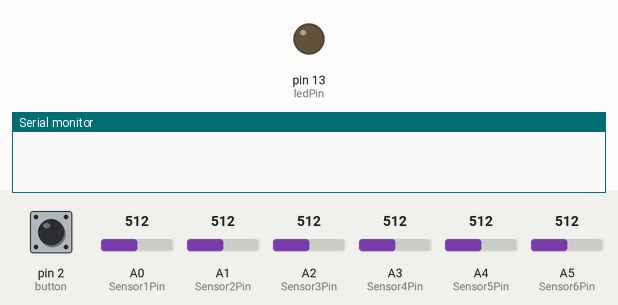
Recording of a sketch running on a simulated Arduino Uno, built with avr-gcc and run on an emulated ATmega328P. Parts: output pins drawn as LEDs (lit = HIGH), the last lines printed to the serial monitor. The test bench sets the inputs (shaded band); at power-on: pin 2 (button) HIGH, A0 (Sensor1Pin) = 512, A1 (Sensor2Pin) = 512, A2 (Sensor3Pin) = 512, A3 (Sensor4Pin) = 512, A4 (Sensor5Pin) = 512, A5 (Sensor6Pin) = 512. No radio packets arrive unless stated.

Above: at 1.2 s.
1.3 s: pin 2 (button) pulled LOW for 1 s
At 1.7 s:
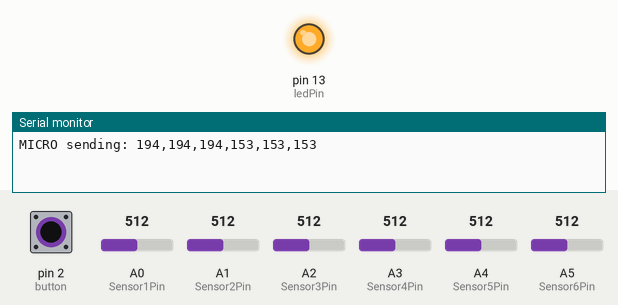
3.9 s: pin 2 (button) pulled LOW for 3.2 s
At 7.9 s:
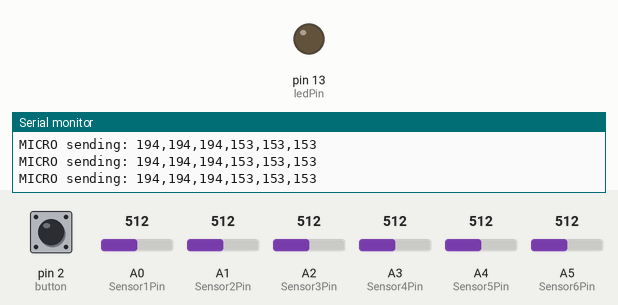
8.6 s: pin 2 (button) driven LOW
At 8.9 s:
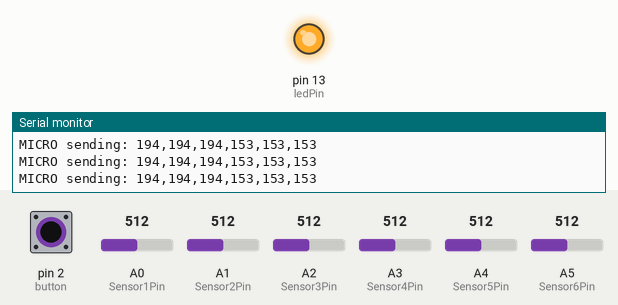
11.6 s: pin 2 (button) driven HIGH
At 12.7 s:
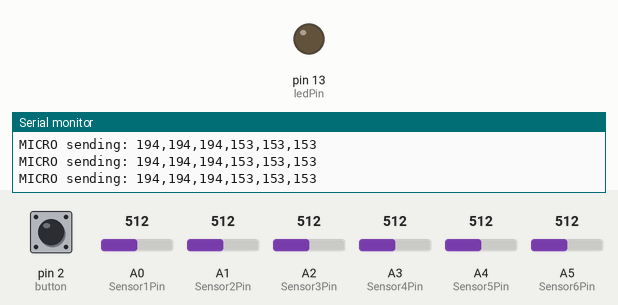
Timing chart, 0 to 14.4 s (numbered marks = the images above; inputs shaded):
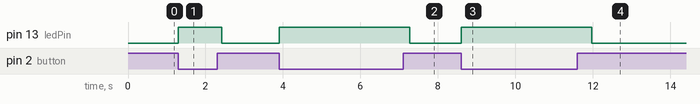

The sketch:

MICRO.ino
```cpp
#include <VirtualWire.h>

int Sensor1Pin = A0;
int Sensor2Pin = A1;
int Sensor3Pin = A2;
int Sensor4Pin = A3;
int Sensor5Pin = A4;
int Sensor6Pin = A5;

int ledPin = 13;

int Sensor1Data;
int Sensor2Data;
int Sensor3Data;
int Sensor4Data;
int Sensor5Data;
int Sensor6Data;

char SensorUNOCharMsg[21];// The string that we are going to send trought rf

void setup() {
  Serial.begin(9600);
  // LED
  pinMode(ledPin, OUTPUT);

  // Sensor(s)
  pinMode(Sensor1Pin, INPUT);
  pinMode(Sensor2Pin, INPUT);
  pinMode(Sensor3Pin, INPUT);
  pinMode(Sensor4Pin, INPUT);
  pinMode(Sensor5Pin, INPUT);
  pinMode(Sensor6Pin, INPUT);

  pinMode(2, INPUT); // button
  pinMode(13, OUTPUT);//LED for sending
  // VirtualWire setup
  vw_setup(2000); // Bits per sec
  vw_set_tx_pin(3);// Set the Tx pin
}

void loop() {
  if (digitalRead(2) == LOW) {
    digitalWrite(13, true);  //Flash status LED to show transmitting
    // Read and store Sensor Data
    Sensor1Data = map(analogRead(A0), 710, 450, 0, 255);
    Sensor2Data = map(analogRead(A1), 710, 450, 0, 255);
    Sensor3Data = map(analogRead(A2), 710, 450, 0, 255);
    Sensor4Data = map(analogRead(A3), 0, 850, 0, 255);
    Sensor5Data = map(analogRead(A4), 0, 850, 0, 255);
    Sensor6Data = map(analogRead(A5), 0, 850, 0, 255);

    sprintf(SensorUNOCharMsg, "%d,%d,%d,%d,%d,%d", Sensor1Data, Sensor2Data, Sensor3Data, Sensor4Data, Sensor5Data, Sensor6Data);
    Serial.print("MICRO sending: ");
    Serial.println(SensorUNOCharMsg);
    // Turn on a light to show transmitting
    vw_send((uint8_t *)SensorUNOCharMsg, strlen(SensorUNOCharMsg));
    vw_wait_tx(); // Wait until the whole message is gone
    delay(500);
  }
  // Turn off a light after transmission

  digitalWrite(13, false);
}
```

Measured:
- after the input at 1.3 s, pin 13 (ledPin): LOW → HIGH at once, → LOW 1.1 s later
- after the input at 3.9 s, pin 13 (ledPin): LOW → HIGH at once, → LOW 3.4 s later
- after the input at 8.6 s, pin 13 (ledPin): LOW → HIGH at once
- after the input at 11.6 s, pin 13 (ledPin): HIGH → LOW after 0.37 s
